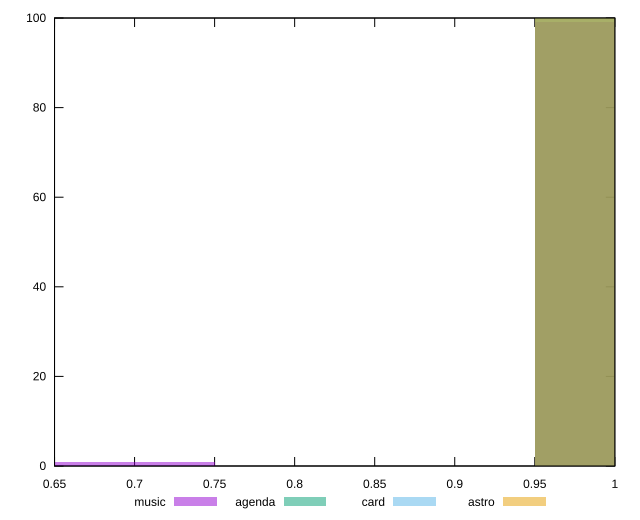

Write gnuplot code to recreate this figure.
reset

$music <<EOF
0.7000000000000001 1
1 99
EOF

$agenda <<EOF
1 100
EOF

$card <<EOF
1 100
EOF

$astro <<EOF
1 100
EOF

set key outside below
set boxwidth 0.1
set xrange [0.65:1]
set yrange [0:100]
set trange [0:100]
set style fill transparent solid 0.5 noborder
set terminal svg size 640, 520 enhanced background rgb 'white'
set output "reports/report_00032_2021-02-25T10-28-15.087Z/estimated-input-latency/comparison/histogram/all_score.svg"

plot $music title "music" with boxes, \
     $agenda title "agenda" with boxes, \
     $card title "card" with boxes, \
     $astro title "astro" with boxes

reset
